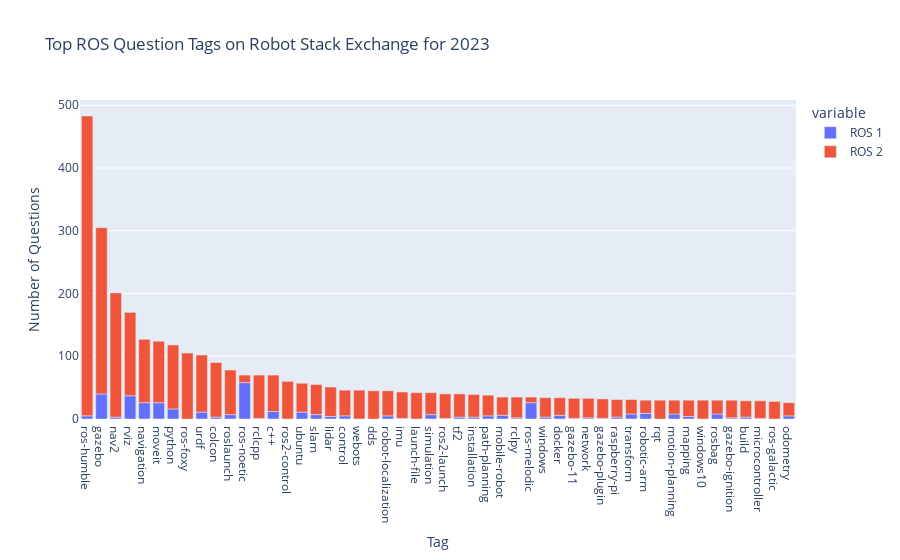

Write notebook code for a chart like this one.
### Code cell
# The first two are ROS and ROS 2 so skip them
fig = px.bar(df[2:52], x="Tag", y=["ROS 1","ROS 2"],  title="Top ROS Question Tags on Robot Stack Exchange for {0}".format(this_year))
fig.update_layout(
        #autosize=False,
        #width=800,
        #height=400,
        #template='plotly_dark',
        yaxis_title=dict(text='Number of Questions'),#, font=dict(size=16, color='#FFFFFF')),
        #yaxis_title=dict(text='7 day avg', font=dict(size=16, color='#FFFFFF')),
        #plot_bgcolor='rgb(50, 50, 50)',
        #xaxis=dict(tickfont=dict(size=14, color='#FFFFFF')),
        #yaxis=dict(tickfont=dict(size=14, color='#FFFFFF')),
        #legend=dict(x=0.1, y=1.1, orientation='h', font=dict(color='#FFFFFF')),
        #margin=dict(l=10, r=10, t=100, b=50)
    )

fig.show()

### Figure 1 — Plotly figure (JSON) as saved in the notebook; plotly's stock layout.template omitted (floating-point values rounded to 4 significant figures)
{"data": [{"alignmentgroup": "True", "hovertemplate": "variable=ROS 1<br>Tag=%{x}<br>value=%{y}<extra></extra>", "legendgroup": "ROS 1", "marker": {"color": "#636efa", "pattern": {"shape": ""}}, "name": "ROS 1", "offsetgroup": "ROS 1", "orientation": "v", "showlegend": true, "textposition": "auto", "type": "bar", "x": ["ros-humble", "gazebo", "nav2", "rviz", "navigation", "moveit", "python", "ros-foxy", "urdf", "colcon", "roslaunch", "ros-noetic", "rclcpp", "c++", "ros2-control", "ubuntu", "slam", "lidar", "control", "webots", "dds", "robot-localization", "imu", "launch-file", "simulation", "ros2-launch", "tf2", "installation", "path-planning", "mobile-robot", "rclpy", "ros-melodic", "windows", "docker", "gazebo-11", "network", "gazebo-plugin", "raspberry-pi", "transform", "robotic-arm", "rqt", "motion-planning", "mapping", "windows10", "rosbag", "gazebo-ignition", "build", "microcontroller", "ros-galactic", "odometry"], "xaxis": "x", "y": [5, 40, 3, 37, 26, 26, 16, 0, 11, 3, 7, 58, 1, 12, 0, 11, 7, 4, 5, 0, 0, 5, 1, 0, 7, 1, 3, 3, 5, 6, 2, 26, 3, 6, 1, 2, 1, 3, 8, 9, 0, 8, 4, 0, 8, 2, 3, 1, 0, 5], "yaxis": "y"}, {"alignmentgroup": "True", "hovertemplate": "variable=ROS 2<br>Tag=%{x}<br>value=%{y}<extra></extra>", "legendgroup": "ROS 2", "marker": {"color": "#EF553B", "pattern": {"shape": ""}}, "name": "ROS 2", "offsetgroup": "ROS 2", "orientation": "v", "showlegend": true, "textposition": "auto", "type": "bar", "x": ["ros-humble", "gazebo", "nav2", "rviz", "navigation", "moveit", "python", "ros-foxy", "urdf", "colcon", "roslaunch", "ros-noetic", "rclcpp", "c++", "ros2-control", "ubuntu", "slam", "lidar", "control", "webots", "dds", "robot-localization", "imu", "launch-file", "simulation", "ros2-launch", "tf2", "installation", "path-planning", "mobile-robot", "rclpy", "ros-melodic", "windows", "docker", "gazebo-11", "network", "gazebo-plugin", "raspberry-pi", "transform", "robotic-arm", "rqt", "motion-planning", "mapping", "windows10", "rosbag", "gazebo-ignition", "build", "microcontroller", "ros-galactic", "odometry"], "xaxis": "x", "y": [478, 265, 198, 133, 101, 98, 102, 105, 91, 87, 71, 12, 69, 58, 60, 46, 48, 47, 41, 46, 45, 40, 42, 42, 35, 39, 37, 36, 33, 29, 33, 9, 31, 28, 32, 31, 31, 28, 23, 21, 30, 22, 26, 30, 22, 28, 26, 28, 28, 21], "yaxis": "y"}], "layout": {"barmode": "relative", "legend": {"title": {"text": "variable"}, "tracegroupgap": 0}, "title": {"text": "Top ROS Question Tags on Robot Stack Exchange for 2023"}, "xaxis": {"anchor": "y", "domain": [0, 1], "title": {"text": "Tag"}}, "yaxis": {"anchor": "x", "domain": [0, 1], "title": {"text": "Number of Questions"}}}}
